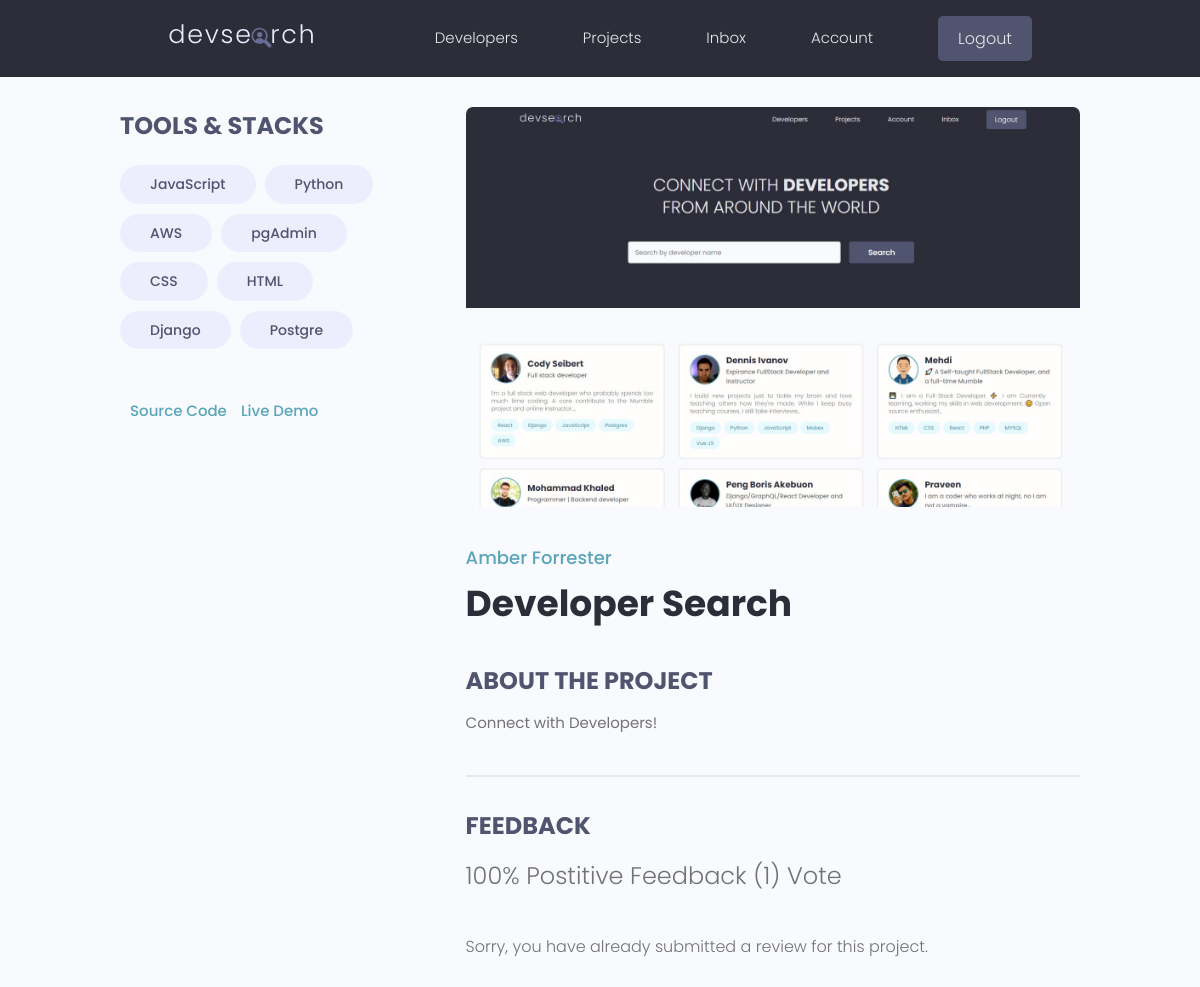
The page /projects/project/22844b6e-570b-4035-a5b7-e4bc1c49a307/ (signed in) on the database its author committed.
### projects/models.py (models this page shows, shortened)
class Tag(models.Model):
    name = models.CharField(max_length=200)
    created = models.DateTimeField(auto_now_add=True)
    id = models.UUIDField(default=uuid.uuid4, unique=True,
                          primary_key=True, editable=False)
    def __str__(self):
        return self.name

class Project(models.Model):
    owner = models.ForeignKey(Profile, null=True, blank=True,
                              on_delete=models.CASCADE)
    title = models.CharField(max_length=200)
    description = models.TextField(null=True, blank=True)
    featured_image = models.ImageField(null=True, blank=True, default='default.jpg')
    demo_link = models.CharField(max_length=2000, null=True, blank=True)
    source_link = models.CharField(max_length=2000, null=True, blank=True)
    tags = models.ManyToManyField('Tag', blank=True)
    vote_total = models.IntegerField(default=0, null=True, blank=True)
    vote_ratio = models.IntegerField(default=0, null=True, blank=True)
    created = models.DateTimeField(auto_now_add=True)
    id = models.UUIDField(default=uuid.uuid4, unique=True,
                          primary_key=True, editable=False)
    class Meta:
        ordering = ['-vote_ratio','-vote_total', 'title']
    @property
    def imageURL(self):
        try:
            url = self.featured_image.url
        except:
            url = 'http://127.0.0.1:8000/images/default.jpg'
        return url
    @property
    def reviewers(self):
        queryset = self.review_set.all().values_list('owner__id', flat=True)
        return queryset

### users/models.py (models this page shows, shortened)
class Profile(models.Model):
    user = models.OneToOneField(
        User, on_delete=models.CASCADE, null=True, blank=True)
    name = models.CharField(max_length=200, null=True, blank=True)
    email = models.EmailField(max_length=500, null=True, blank=True)
    username = models.CharField(max_length=200, null=True, blank=True)
    location = models.CharField(max_length=200, null=True, blank=True)
    short_intro = models.CharField(max_length=200, null=True, blank=True)
    bio = models.TextField(null=True, blank=True)
    profile_image = models.ImageField(null=True, blank=True, upload_to='profiles/',
        default="profiles/user-default.png")
    social_github = models.CharField(max_length=200, null=True, blank=True)
    social_twitter = models.CharField(max_length=200, null=True, blank=True)
    social_linkedin = models.CharField(max_length=200, null=True, blank=True)
    social_youtube = models.CharField(max_length=200, null=True, blank=True)
    social_website = models.CharField(max_length=200, null=True, blank=True)
    created = models.DateTimeField(auto_now_add=True)
    id = models.UUIDField(default=uuid.uuid4, unique=True,
                          primary_key=True, editable=False)
    class Meta:
        ordering = ['created']

### projects/views.py (the view, shortened to what this page needs)
# urls.py: path('project/<str:pk>/', views.project, name='project'),
def project(request, pk):
    projectObj = Project.objects.get(id=pk)
    form = ReviewForm()
    return render(request, 'projects/single-project.html', {'project': projectObj, 'form': form})

### projects/templates/projects/single-project.html (shortened to what this page needs)
{% extends 'main.html' %}
{% block content %}
<main class="singleProject my-md">
    <div class="container">
        <div class="layout">
            <div class="column column--1of3">
                <h3 class="singleProject__subtitle">Tools & Stacks</h3>
                <div class="singleProject__toolStack">
                    {% for tag in project.tags.all %}
                    <span class="tag tag--pill tag--sub tag--lg">
                        <small>{{tag}}</small>
                    </span>
                    {% endfor %}
                </div>
                {% if project.source_link %}
                <a class="singleProject__liveLink" href="{{project.source_link}}" target="_blank">Source Code
                </a>
                {% endif %}
                {% if project.demo_link %}
                <a class="singleProject__liveLink" href="{{project.source_link}}" target="_blank">Live Demo
                </a>
                {% endif %}
            </div>
            <div class="column column--2of3">
                <img class="singleProject__preview" src="{{project.imageURL}}" alt="portfolio thumbnail" />
                <a href="{% url 'user-profile' project.owner.id  %}" class="singleProject__developer">{{project.owner.name}}</a>
                <h2 class="singleProject__title">{{project.title}}</h2>
                <h3 class="singleProject__subtitle">About the Project</h3>
                    <div class="singleProject__info">
                        {{project.description}}
                    </div>
                <div class="comments">
                    <h3 class="singleProject__subtitle">Feedback</h3>
                    <h5 class="project--rating">{{project.vote_ratio}}% Postitive Feedback ({{project.vote_total}}) Vote{{project.vote_total|pluralize:"s"}}
                    </h5>
                    {% if request.user.profile.id in project.reviewers %}
                        <p> Sorry, you have already submitted a review for this project. </p>
                    {% elif request.user.profile == project.owner %}
                        <p> Sorry, you cannot review your own project. </p>
                        {% else %}
                            <a href="{% url 'login' %}?next={{request.path}}">Please login to leave a review.</a>
                    {% endif %}
                </div>
            </div>
        </div>
    </div>
</main>
{% endblock content %}

### static/styles/app.css (style rules this page uses)
:root { --color-sub: #2d2d39; }
img { width: 100%; }
.singleProject .column--1of3 { order: 2; }
@media screen and (min-width: 1081px) { .singleProject .column--1of3 { order: 1; } }
@media screen and (min-width: 1081px) { .singleProject .column--2of3 { order: 2; } }
.singleProject__toolStack { margin-top: 2rem; margin-bottom: 4rem; }
.singleProject__liveLink { font-weight: 500; transition: all 0.3s ease-in-out; border-bottom: 2px solid transparent; }
.singleProject__preview { height: 50vh; object-fit: cover; object-position: top center; margin-bottom: 3rem; border-radius: 0.7rem; }
.singleProject__developer { font-size: 1.8rem; font-weight: 500; }
.singleProject__title { font-size: 3.6rem; font-weight: 700; color: var(--color-sub); margin-bottom: 3rem; }
.project--rating { margin-bottom: 1.6em; margin-top: .5em; }
.singleProject__subtitle { text-transform: uppercase; font-size: 2.4rem; font-weight: 700; color: var(--color-sub-light); margin-bottom: 1rem; }
.comments { margin-top: 4rem; padding-top: 3rem; border-top: 2px solid var(--color-light); }

### static/uikit/styles/modules/_variables.css (style rules this page uses)
:root { --color-main: #5aa5b9; --color-main-light: #e6faff; --color-sub: #3f4156; --color-sub-light: #51546e; --color-sub-lighter: #ededfd; --color-text: #737373; --color-gray: #8b8b8b; --color-light: #e5e7eb; --color-light-gray: #767676; --color-bg: #f8fafd; --color-white: #fffefd; --color-white-light: #f3f3f3; --color-success: #359e64; --color-success-bg: #def8e8; --color-error: #fc4b0b; --color-error-bg: #fff2ee; --font-base: 'Poppins', arial, helvetica, 'Segoe UI', roboto, ubuntu, sans-serif; --font-monospace: 'Fira Code', 'Courier New', courier, monospace; --font-regular: 300; --font-medium: 500; --font-bold: 700; --generic-shadow: 1px 1px 5px #00000010; --generic-transition: all 0.3s ease-in-out; }

### static/uikit/styles/modules/_base.css (style rules this page uses)
* { margin: 0; padding: 0; box-sizing: border-box; text-rendering: optimizeLegibility; color: inherit; font-size: inherit; }
html { font-size: 50%; }
@media only screen and (min-width: 480px) { html { font-size: 56.25%; } }
@media only screen and (min-width: 1200px) { html { font-size: 62.5%; } }
body { line-height: 1.6; font-weight: 400; font-size: 1.5rem; color: var(--color-text); background-color: var(--color-bg); min-height: 100vh; }

### static/uikit/styles/modules/_typography.css (style rules this page uses)
* { font-family: var(--font-base); }
h2 { font-size: 3.6rem; font-weight: var(--font-bold); }
h3 { font-size: 3.2rem; font-weight: var(--font-medium); }
h5 { font-size: 2.4rem; font-weight: var(--font-medium); }
h5, h6 { font-weight: var(--font-regular); }
p, span, strong { font-size: 1.6rem; color: var(--color-text); font-weight: var(--font-regular); }
a { padding-bottom: 2px; text-decoration: none; display: inline-block; color: var(--color-main); font-weight: var(--font-medium); }

### static/uikit/styles/modules/_utilities.css (style rules this page uses)
.container { width: 92%; max-width: 165rem; margin: 0 auto; box-sizing: border-box; }
@media screen and (min-width: 1000px) { .container { width: 90%; } }
@media screen and (min-width: 1200px) { .container { width: 80%; } }
.my-md { margin: 3rem auto; }

### static/uikit/styles/modules/_tag.css (style rules this page uses)
.tag { display: inline-flex; align-items: center; background-color: var(--color-sub); height: -webkit-fit-content; height: -moz-fit-content; height: fit-content; width: -webkit-fit-content; width: -moz-fit-content; width: fit-content; border-radius: 0.5rem; padding: 0.5rem 1.5rem; font-size: 1.2rem; cursor: pointer; }
.tag:not(:last-child) { margin-right: 0.25rem; margin-bottom: 0.75rem; }
.tag > small { color: var(--color-white); }
.tag--pill { border-radius: 5rem; }
.tag--sub, .tag--sub > small { background: var(--color-sub-lighter); color: var(--color-sub-light); font-weight: 500; }
.tag--lg { padding: 0.8rem 3rem; font-size: 1.4rem; }
.tag--lg:not(:last-child) { margin-right: 0.5rem; margin-bottom: 1rem; }

### static/uikit/styles/modules/_layout.css (style rules this page uses)
.layout { display: flex; flex-flow: row wrap; justify-content: space-between; }
.layout > .column { margin-bottom: 3rem; }
.layout > .column.column--1of3 { flex-basis: 30%; }
.layout > .column.column--2of3 { flex-basis: 64%; }

### rows shown on the page
Tag: name "JavaScript"
Tag: name "Python"
Tag: name "AWS"
Tag: name "pgAdmin"
Tag: name "CSS"
Tag: name "HTML"
Tag: name "Django"
Tag: name "Postgre"
Project: imageURL (picture), owner.name "Amber Forrester", title "Developer Search", description "Connect with Developers!", vote_ratio "100", vote_total "1"
